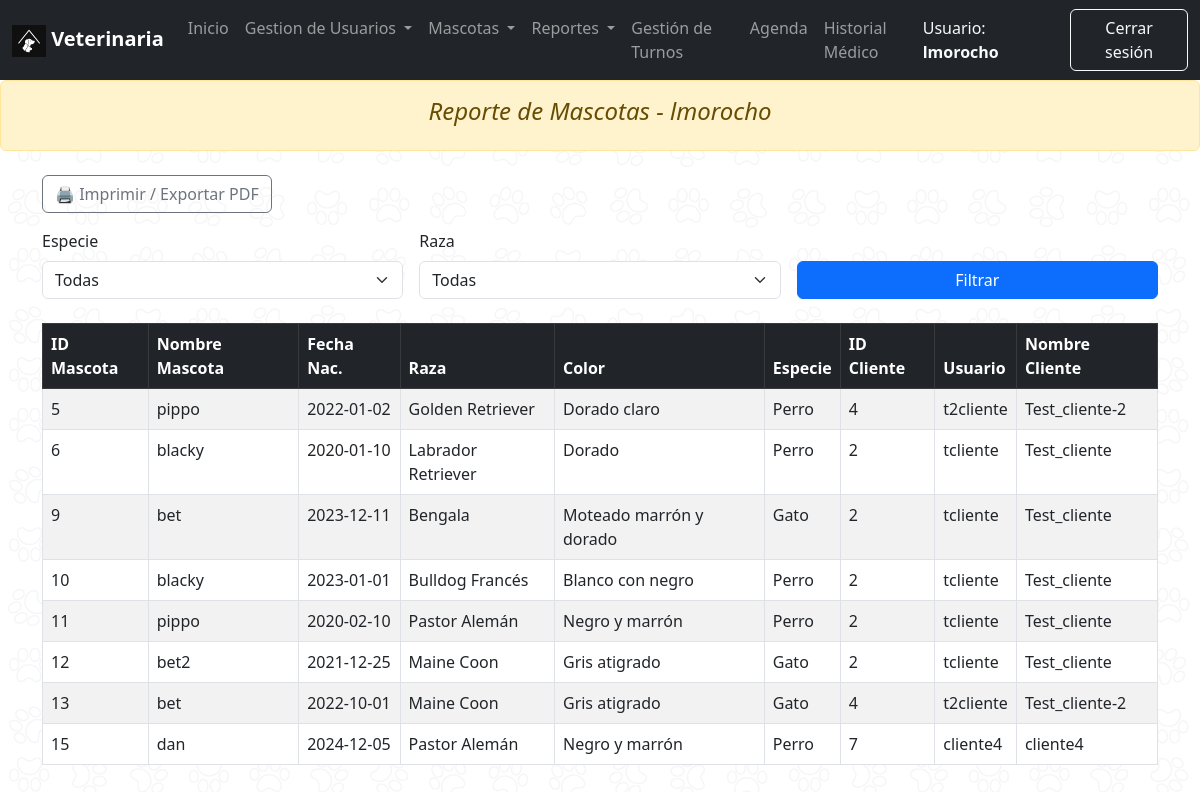
The app's page /admin_report_mascotas.php (signed in) with its own data.
### tables this page shows
CREATE TABLE `mascota` (
  `ID_Mascota` int(11) NOT NULL,
  `Nombre` varchar(50) NOT NULL,
  `Fecha_Nacimiento` date DEFAULT NULL,
  `ID_Raza` int(11) NOT NULL,
  `ID_Cliente` int(11) NOT NULL
);

CREATE TABLE `raza` (
  `ID_Raza` int(11) NOT NULL,
  `Nombre_Raza` varchar(50) NOT NULL,
  `ID_Especie` int(11) NOT NULL,
  `Color` varchar(30) DEFAULT NULL
);

CREATE TABLE `especie` (
  `ID_Especie` int(11) NOT NULL,
  `Nombre_Especie` varchar(50) NOT NULL
);

CREATE TABLE `cliente` (
  `ID_Cliente` int(11) NOT NULL,
  `Nombre` varchar(50) NOT NULL,
  `Apellido` varchar(50) NOT NULL,
  `DNI` varchar(20) NOT NULL,
  `Telefono` varchar(20) DEFAULT NULL,
  `Email` varchar(100) NOT NULL,
  `Direccion` varchar(150) DEFAULT NULL,
  `Fecha_Nacimiento` date DEFAULT NULL,
  `ID_Usuario` int(11) NOT NULL
);

CREATE TABLE `usuario` (
  `ID_Usuario` int(11) NOT NULL,
  `Nombre_Usuario` varchar(50) NOT NULL,
  `Password` varchar(255) NOT NULL,
  `ID_Rol` int(11) NOT NULL
);

### admin_report_mascotas.php (the view, shortened to what this page needs)
<?php
require("conexion.php");
require("inc/menu_admin.php");
$usuario = $_SESSION['usuario']['Nombre_Usuario'] ?? 'Administrador';
$where = [];
$whereSQL = $where ? "WHERE " . implode(" AND ", $where) : '';
$query = "
SELECT
  m.ID_Mascota,
  m.Nombre AS NombreMascota,
  m.Fecha_Nacimiento AS FechaMascota,
  r.Nombre_Raza,
  r.Color,
  e.Nombre_Especie,
  c.ID_Cliente,
  u.Nombre_Usuario AS Usuario,
  c.Nombre AS NombreCliente
FROM Mascota m
JOIN Raza r     ON m.ID_Raza    = r.ID_Raza
JOIN Especie e  ON r.ID_Especie = e.ID_Especie
JOIN Cliente c  ON m.ID_Cliente = c.ID_Cliente
JOIN Usuario u  ON c.ID_Usuario = u.ID_Usuario
{$whereSQL}
ORDER BY m.ID_Mascota";
$resultado = $conexion->query($query);
?>
<!DOCTYPE html>
<html lang="es">
<head>
  <link href="https://cdn.jsdelivr.net/npm/bootstrap@5.3.0/dist/css/bootstrap.min.css" rel="stylesheet">
  <link href="css/custom.css" rel="stylesheet">
</head>
<body>
  <div class="alert alert-warning text-center fst-italic" role="alert">
    <h4>Reporte de Mascotas - <?= htmlspecialchars($usuario) ?></h4>
  </div>
  <div class="container mt-4">
    <div class="mb-3">
      <button onclick="imprimirReporte()" class="btn btn-outline-secondary">🖨️ Imprimir / Exportar PDF</button>
    </div>
    <form method="get" class="row g-3 mb-4">
      <div class="col-md-4">
        <label class="form-label">Especie</label>
        <select name="especie" class="form-select">
          <option value="">Todas</option>
        </select>
      </div>
      <div class="col-md-4">
        <label class="form-label">Raza</label>
        <select name="raza" class="form-select">
          <option value="">Todas</option>
        </select>
      </div>
      <div class="col-md-4 align-self-end">
        <button type="submit" class="btn btn-primary w-100">Filtrar</button>
      </div>
    </form>
    <table class="table table-bordered table-striped">
      <thead class="table-dark">
        <tr>
          <th>ID Mascota</th>
          <th>Nombre Mascota</th>
          <th>Fecha Nac.</th>
          <th>Raza</th>
          <th>Color</th>
          <th>Especie</th>
          <th>ID Cliente</th>
          <th>Usuario</th>
          <th>Nombre Cliente</th>
        </tr>
      </thead>
      <tbody>
        <?php while ($fila = $resultado->fetch_assoc()): ?>
        <tr>
          <td><?= $fila['ID_Mascota'] ?></td>
          <td><?= htmlspecialchars($fila['NombreMascota']) ?></td>
          <td><?= htmlspecialchars($fila['FechaMascota']) ?></td>
          <td><?= htmlspecialchars($fila['Nombre_Raza']) ?></td>
          <td><?= htmlspecialchars($fila['Color']) ?></td>
          <td><?= htmlspecialchars($fila['Nombre_Especie']) ?></td>
          <td><?= $fila['ID_Cliente'] ?></td>
          <td><?= htmlspecialchars($fila['Usuario']) ?></td>
          <td><?= htmlspecialchars($fila['NombreCliente']) ?></td>
        </tr>
        <?php endwhile; ?>
      </tbody>
    </table>
  </div>
</body>
</html>

### css/custom.css (style rules this page uses)
body { background-image: url('img/fondo_pet.jpg'); background-repeat: repeat; background-attachment: fixed; }
body::before { content: ""; position: fixed; top: 0; left: 0; width: 100vw; height: 100vh; background: rgba(255,255,255,0.5); pointer-events: none; z-index: -1; }

### admin_report_mascotas.php (style rules this page uses)
body { background-image: url('img/paws_background.png'); background-repeat: repeat; background-attachment: fixed; }
body::before { content: ""; position: fixed; top: 0; left: 0; width: 100vw; height: 100vh; background: rgba(255,255,255,0.5); pointer-events: none; z-index: -1; }

### records on screen
mascota: ID_Mascota "5", Nombre "pippo", Fecha_Nacimiento "2022-01-02", ID_Raza.Nombre_Raza "Golden Retriever", ID_Raza.Color "Dorado claro", especie.Nombre_Especie "Perro", ID_Cliente.ID_Cliente "4", usuario.Nombre_Usuario "t2cliente", ID_Cliente.Nombre "Test_cliente-2"
mascota: ID_Mascota "6", Nombre "blacky", Fecha_Nacimiento "2020-01-10", ID_Raza.Nombre_Raza "Labrador Retriever", ID_Raza.Color "Dorado", especie.Nombre_Especie "Perro", ID_Cliente.ID_Cliente "2", usuario.Nombre_Usuario "tcliente", ID_Cliente.Nombre "Test_cliente"
mascota: ID_Mascota "9", Nombre "bet", Fecha_Nacimiento "2023-12-11", ID_Raza.Nombre_Raza "Bengala", ID_Raza.Color "Moteado marrón y dorado", especie.Nombre_Especie "Gato", ID_Cliente.ID_Cliente "2", usuario.Nombre_Usuario "tcliente", ID_Cliente.Nombre "Test_cliente"
mascota: ID_Mascota "10", Nombre "blacky", Fecha_Nacimiento "2023-01-01", ID_Raza.Nombre_Raza "Bulldog Francés", ID_Raza.Color "Blanco con negro", especie.Nombre_Especie "Perro", ID_Cliente.ID_Cliente "2", usuario.Nombre_Usuario "tcliente", ID_Cliente.Nombre "Test_cliente"
mascota: ID_Mascota "11", Nombre "pippo", Fecha_Nacimiento "2020-02-10", ID_Raza.Nombre_Raza "Pastor Alemán", ID_Raza.Color "Negro y marrón", especie.Nombre_Especie "Perro", ID_Cliente.ID_Cliente "2", usuario.Nombre_Usuario "tcliente", ID_Cliente.Nombre "Test_cliente"
mascota: ID_Mascota "12", Nombre "bet2", Fecha_Nacimiento "2021-12-25", ID_Raza.Nombre_Raza "Maine Coon", ID_Raza.Color "Gris atigrado", especie.Nombre_Especie "Gato", ID_Cliente.ID_Cliente "2", usuario.Nombre_Usuario "tcliente", ID_Cliente.Nombre "Test_cliente"
mascota: ID_Mascota "13", Nombre "bet", Fecha_Nacimiento "2022-10-01", ID_Raza.Nombre_Raza "Maine Coon", ID_Raza.Color "Gris atigrado", especie.Nombre_Especie "Gato", ID_Cliente.ID_Cliente "4", usuario.Nombre_Usuario "t2cliente", ID_Cliente.Nombre "Test_cliente-2"
mascota: ID_Mascota "15", Nombre "dan", Fecha_Nacimiento "2024-12-05", ID_Raza.Nombre_Raza "Pastor Alemán", ID_Raza.Color "Negro y marrón", especie.Nombre_Especie "Perro", ID_Cliente.ID_Cliente "7", usuario.Nombre_Usuario "cliente4", ID_Cliente.Nombre "cliente4"

### other values on screen
$nombreUsuario "lmorocho"
$usuario "lmorocho"
